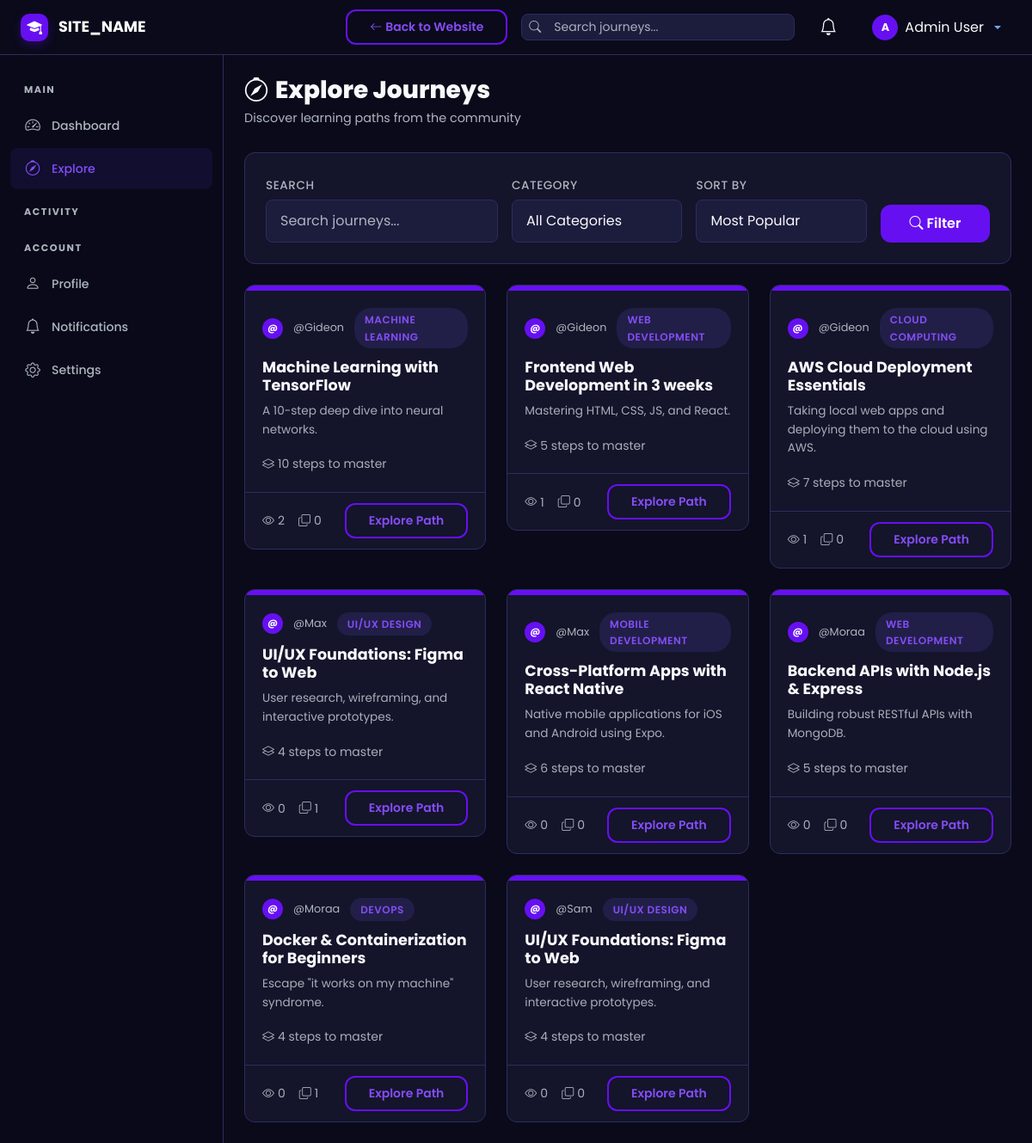
The app's page /explore.php (signed in) with its own data.
### tables this page shows
CREATE TABLE `journeys` (
  `id` int UNSIGNED NOT NULL,
  `user_id` int UNSIGNED NOT NULL,
  `title` varchar(255) NOT NULL,
  `slug` varchar(255) NOT NULL,
  `description` text,
  `category_id` int UNSIGNED DEFAULT NULL,
  `visibility` enum('public','private') NOT NULL DEFAULT 'public',
  `status` enum('active','completed','archived') NOT NULL DEFAULT 'active',
  `is_featured` tinyint(1) NOT NULL DEFAULT '0',
  `total_steps` int UNSIGNED NOT NULL DEFAULT '0',
  `completed_steps` int UNSIGNED NOT NULL DEFAULT '0',
  `clone_count` int UNSIGNED NOT NULL DEFAULT '0',
  `view_count` int UNSIGNED NOT NULL DEFAULT '0',
  `created_at` datetime NOT NULL DEFAULT CURRENT_TIMESTAMP,
  `updated_at` datetime NOT NULL DEFAULT CURRENT_TIMESTAMP ON UPDATE CURRENT_TIMESTAMP
);

CREATE TABLE `users` (
  `id` int UNSIGNED NOT NULL,
  `username` varchar(50) NOT NULL,
  `email` varchar(255) NOT NULL,
  `password_hash` varchar(255) NOT NULL,
  `full_name` varchar(100) NOT NULL,
  `avatar` varchar(255) DEFAULT 'default-avatar.png',
  `bio` text,
  `role` enum('user','admin') NOT NULL DEFAULT 'user',
  `is_active` tinyint(1) NOT NULL DEFAULT '1',
  `current_streak` int UNSIGNED NOT NULL DEFAULT '0',
  `longest_streak` int UNSIGNED NOT NULL DEFAULT '0',
  `last_activity_date` date DEFAULT NULL,
  `created_at` datetime NOT NULL DEFAULT CURRENT_TIMESTAMP,
  `updated_at` datetime NOT NULL DEFAULT CURRENT_TIMESTAMP ON UPDATE CURRENT_TIMESTAMP
);

CREATE TABLE `categories` (
  `id` int UNSIGNED NOT NULL,
  `name` varchar(100) NOT NULL,
  `slug` varchar(100) NOT NULL,
  `icon` varchar(50) DEFAULT 'bi-folder',
  `created_at` datetime NOT NULL DEFAULT CURRENT_TIMESTAMP
);

### includes/helpers.php (called while the page is built, shortened)
<?php
function sanitize(?string $input): string {
    return htmlspecialchars(trim($input), ENT_QUOTES, 'UTF-8');
}
function truncateText(string $text, int $length = 150): string {
    if (mb_strlen($text) <= $length) return $text;
    return mb_substr($text, 0, $length) . '...';
}

### includes/session.php (called while the page is built, shortened)
<?php
function isLoggedIn(): bool {
    return isset($_SESSION['user_id']);
}

### explore.php (the view, shortened to what this page needs)
<?php
require_once __DIR__ . '/includes/dashboard_header.php';
$db = getDB();
$search     = trim($_GET['q'] ?? '');
$sortBy     = $_GET['sort'] ?? 'popular';
$where = "j.visibility = 'public'";
$params = [];
if (isLoggedIn()) {
    $currentUserId = getCurrentUserId();
    $where .= " AND j.user_id != ?";
    $params[] = $currentUserId;
    $where .= " AND NOT EXISTS (
        SELECT 1 FROM cloned_journeys cj
        WHERE cj.original_journey_id = j.id AND cj.user_id = ?
    )";
    $params[] = $currentUserId;
}
$orderBy = match($sortBy) {
    'newest'     => 'j.created_at DESC',
    'completion' => 'completion_pct DESC',
    'clones'     => 'j.clone_count DESC',
    default      => 'j.view_count DESC'
};
$stmt = $db->prepare("SELECT j.*, u.username, u.avatar, c.name AS category_name,
    CASE WHEN j.total_steps > 0 THEN ROUND((j.completed_steps / j.total_steps) * 100) ELSE 0 END AS completion_pct
    FROM journeys j
    JOIN users u ON j.user_id = u.id
    LEFT JOIN categories c ON j.category_id = c.id
    WHERE $where
    ORDER BY $orderBy
    LIMIT 30");
$stmt->execute($params);
$journeys = $stmt->fetchAll();
?>
<div class="st-page-header">
    <h1 class="st-page-title"><i class="bi bi-compass me-2"></i>Explore Journeys</h1>
    <p class="st-page-subtitle">Discover learning paths from the community</p>
</div>
<div class="st-card mb-4">
    <form method="GET" class="row g-3 align-items-end">
        <div class="col-md-4">
            <label class="st-form-label">Search</label>
            <input type="text" name="q" class="form-control st-form-control" placeholder="Search journeys..." value="<?= sanitize($search) ?>">
        </div>
        <div class="col-md-3">
            <label class="st-form-label">Category</label>
            <select name="category" class="form-select st-form-control">
                <option value="0">All Categories</option>
            </select>
        </div>
        <div class="col-md-3">
            <label class="st-form-label">Sort By</label>
            <select name="sort" class="form-select st-form-control">
                <option value="popular" <?= $sortBy === 'popular' ? 'selected' : '' ?>>Most Popular</option>
            </select>
        </div>
        <div class="col-md-2">
            <button type="submit" class="btn btn-st-primary w-100"><i class="bi bi-search me-1"></i>Filter</button>
        </div>
    </form>
</div>
<?php if (empty($journeys)): ?>
    <div class="st-card">
        <div class="st-empty-state">
            <i class="bi bi-compass d-block"></i>
            <h5>No journeys found</h5>
            <p>Try adjusting your filters or search terms.</p>
        </div>
    </div>
<?php else: ?>
    <div class="row g-4">
        <?php foreach ($journeys as $j): ?>
        <div class="col-md-6 col-xl-4">
            <div class="st-journey-card">
                <div class="card-header-gradient"></div>
                <div class="card-body">
                    <div class="card-meta">
                        <div class="st-avatar-initial" style="width:24px;height:24px;font-size:0.7rem;">
                            <?= substr(sanitize(!empty($j['full_name']) ? $j['full_name'] : $j['username']), 0, 1) ?>
                        </div>
                        <span><?= sanitize($j['username']) ?></span>
                        <?php if ($j['category_name']): ?>
                            <span class="st-badge st-badge-primary"><?= sanitize($j['category_name']) ?></span>
                        <?php endif; ?>
                    </div>
                    <h5 class="card-title">
                        <a href="<?= SITE_URL ?>/journey/view.php?id=<?= $j['id'] ?>" class="text-decoration-none text-light"><?= sanitize($j['title']) ?></a>
                    </h5>
                    <p class="text-muted mb-3" style="font-size:0.85rem;"><?= truncateText(sanitize($j['description'] ?? ''), 100) ?></p>
                    <small class="text-muted"><i class="bi bi-layers me-1"></i><?= $j['total_steps'] ?> steps to master</small>
                </div>
                <div class="card-footer">
                    <div class="d-flex gap-3">
                        <small class="text-muted"><i class="bi bi-eye me-1"></i><?= number_format($j['view_count']) ?></small>
                        <small class="text-muted"><i class="bi bi-copy me-1"></i><?= $j['clone_count'] ?></small>
                    </div>
                    <a href="<?= SITE_URL ?>/journey/view.php?id=<?= $j['id'] ?>" class="btn btn-sm btn-st-secondary">Explore Path</a>
                </div>
            </div>
        </div>
        <?php endforeach; ?>
    </div>
<?php endif; ?>
<?php require_once __DIR__ . '/includes/dashboard_footer.php'; ?>

### assets/css/style.css (style rules this page uses)
:root { --st-primary: #6610f2; --st-primary-light: #844df5; --st-primary-dark: #520dc2; --st-secondary: #0dcaf0; --st-accent: #0dcaf0; --st-success: #198754; --st-warning: #ffc107; --st-danger: #dc3545; --st-info: #0dcaf0; --st-dark: #0a0a1a; --st-dark-card: #14142b; --st-dark-surface: #1c1c3d; --st-dark-border: #2d2d5f; --st-text: #f8f9fa; --st-text-muted: #adb5bd; --st-gradient-1: var(--st-primary); --st-gradient-2: var(--st-secondary); --st-gradient-3: #6c5ce7; --st-radius: 12px; --st-radius-sm: 8px; --st-radius-lg: 24px; --st-shadow: 0 10px 30px rgba(0, 0, 0, 0.3); --st-shadow-sm: 0 4px 12px rgba(0, 0, 0, 0.2); --st-transition: all 0.3s cubic-bezier(0.4, 0, 0.2, 1); --st-font: 'Poppins', 'Montserrat', sans-serif; }
* { margin: 0; padding: 0; box-sizing: border-box; }
body { font-family: var(--st-font); background: var(--st-dark); color: var(--st-text); line-height: 1.6; overflow-x: hidden; min-height: 100vh; }
a { color: var(--st-primary-light); text-decoration: none; transition: var(--st-transition); }
.btn-st-primary { background: var(--st-primary); border: none; color: #fff; font-weight: 600; padding: 10px 28px; border-radius: var(--st-radius); transition: var(--st-transition); position: relative; overflow: hidden; }
.btn-st-primary::before { content: ''; position: absolute; inset: 0; background: rgba(255,255,255,0.1); opacity: 0; transition: var(--st-transition); }
.btn-st-secondary { background: transparent; border: 2px solid var(--st-primary); color: var(--st-primary-light); font-weight: 600; padding: 8px 26px; border-radius: var(--st-radius); transition: var(--st-transition); }
.st-card { background: var(--st-dark-card); border: 1px solid var(--st-dark-border); border-radius: var(--st-radius); padding: 24px; transition: var(--st-transition); }
.st-form-control { background: var(--st-dark-surface); border: 1px solid var(--st-dark-border); border-radius: var(--st-radius-sm); color: var(--st-text); padding: 12px 16px; font-family: var(--st-font); transition: var(--st-transition); }
.st-form-control::placeholder { color: var(--st-text-muted); }
.st-form-label { font-weight: 500; font-size: 0.85rem; color: var(--st-text-muted); margin-bottom: 6px; text-transform: uppercase; letter-spacing: 0.5px; }
.st-badge { display: inline-flex; align-items: center; gap: 4px; padding: 4px 12px; border-radius: 20px; font-size: 0.75rem; font-weight: 600; text-transform: uppercase; letter-spacing: 0.5px; }
.st-badge-primary { background: rgba(108, 92, 231, 0.15); color: var(--st-primary-light); }
.st-journey-card { background: var(--st-dark-card); border: 1px solid var(--st-dark-border); border-radius: var(--st-radius); overflow: hidden; transition: var(--st-transition); }
.st-journey-card .card-header-gradient { height: 6px; background: var(--st-primary); }
.st-journey-card .card-body { padding: 20px; }
.st-journey-card .card-title { font-weight: 700; font-size: 1.1rem; margin-bottom: 8px; }
.st-journey-card .card-meta { display: flex; align-items: center; gap: 12px; color: var(--st-text-muted); font-size: 0.8rem; margin-bottom: 12px; }
.st-journey-card .card-footer { background: transparent; border-top: 1px solid var(--st-dark-border); padding: 12px 20px; display: flex; align-items: center; justify-content: space-between; }
.st-avatar-initial { width: 32px; height: 32px; background: var(--st-primary); color: #fff; border-radius: 50%; display: flex; align-items: center; justify-content: center; font-weight: 700; font-size: inherit; text-transform: uppercase; flex-shrink: 0; overflow: hidden; }

### assets/css/dashboard.css (style rules this page uses)
.st-page-header { margin-bottom: 28px; }
.st-page-title { font-size: 1.75rem; font-weight: 800; margin-bottom: 4px; }
.st-page-subtitle { color: var(--st-text-muted); font-size: 0.9rem; }

### records on screen
journeys: user.username "@", user.username "@Gideon", category.name "MACHINE LEARNING", title "Machine Learning with TensorFlow", description "A 10-step deep dive into neural networks.", total_steps "10", view_count "2", clone_count "0"
journeys: user.username "@", user.username "@Gideon", category.name "WEB DEVELOPMENT", title "Frontend Web Development in 3 weeks", description "Mastering HTML, CSS, JS, and React.", total_steps "5", view_count "1", clone_count "0"
journeys: user.username "@", user.username "@Gideon", category.name "CLOUD COMPUTING", title "AWS Cloud Deployment Essentials", description "Taking local web apps and deploying them to the cloud using AWS.", total_steps "7", view_count "1", clone_count "0"
journeys: user.username "@", user.username "@Max", category.name "UI/UX DESIGN", title "UI/UX Foundations: Figma to Web", description "User research, wireframing, and interactive prototypes.", total_steps "4", view_count "0", clone_count "1"
journeys: user.username "@", user.username "@Max", category.name "MOBILE DEVELOPMENT", title "Cross-Platform Apps with React Native", description "Native mobile applications for iOS and Android using Expo.", total_steps "6", view_count "0", clone_count "0"
journeys: user.username "@", user.username "@Moraa", category.name "WEB DEVELOPMENT", title "Backend APIs with Node.js & Express", description "Building robust RESTful APIs with MongoDB.", total_steps "5", view_count "0", clone_count "0"
journeys: user.username "@", user.username "@Moraa", category.name "DEVOPS", title "Docker & Containerization for Beginners", description "Escape \"it works on my machine\" syndrome.", total_steps "4", view_count "0", clone_count "1"
journeys: user.username "@", user.username "@Sam", category.name "UI/UX DESIGN", title "UI/UX Foundations: Figma to Web", description "User research, wireframing, and interactive prototypes.", total_steps "4", view_count "0", clone_count "0"

### other values on screen
SITE_NAME "SITE_NAME"
$currentUser['full_name'] "Admin User"
